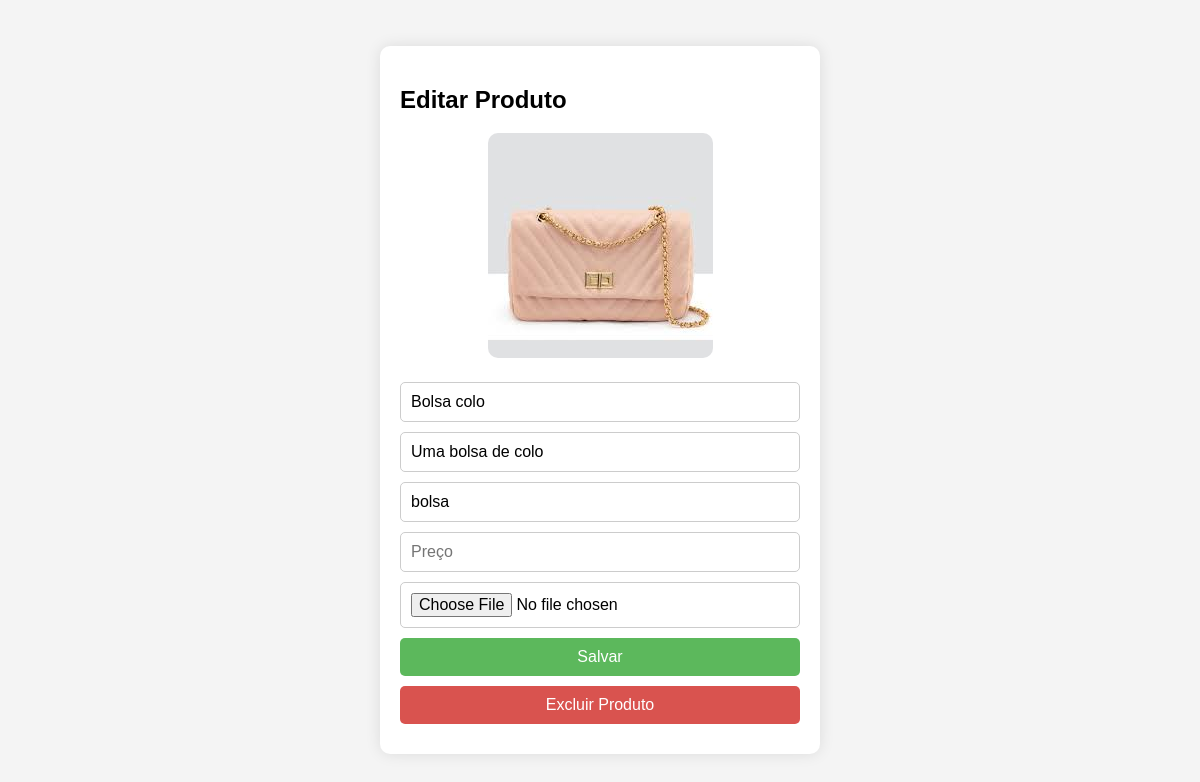
The app's page /editar-produto/2/ (signed in), older data.
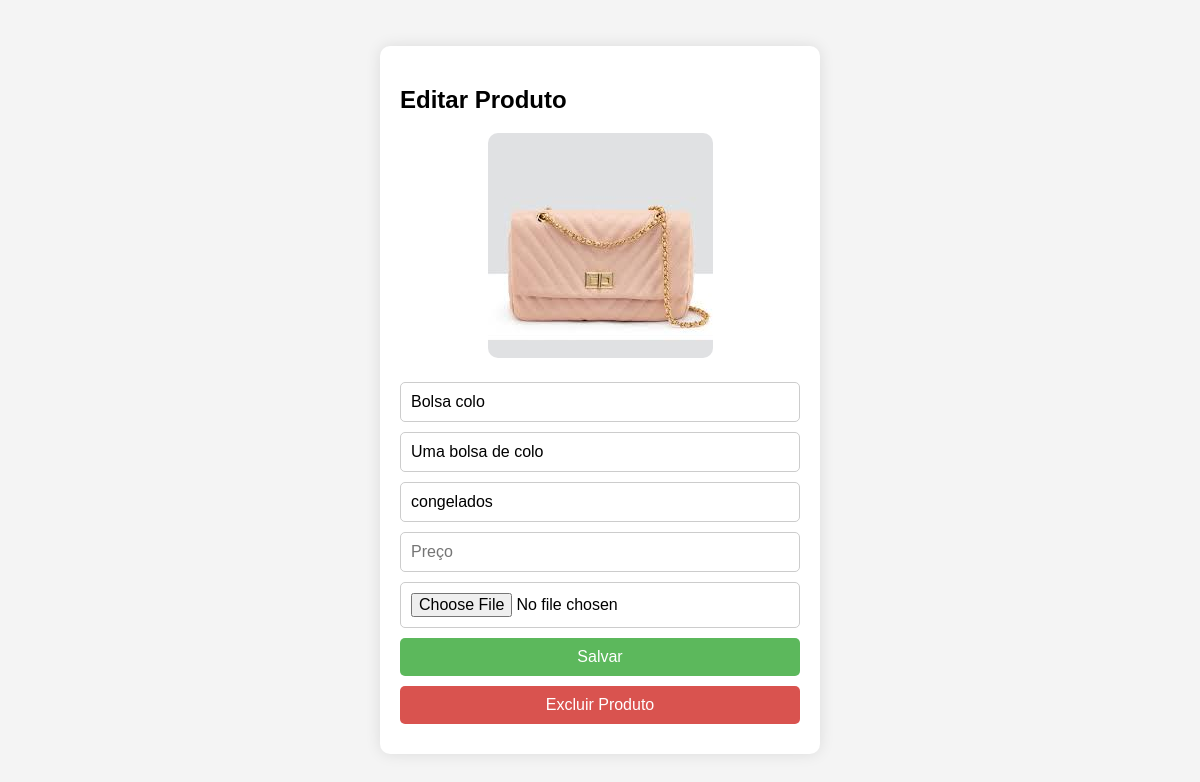
The same page, newer data.
### api/models.py (models this page shows)
class Produto(models.Model):
    user = models.ForeignKey(User, verbose_name=_("Usuário"), on_delete=models.CASCADE)
    nome = models.CharField(max_length=100, null=False)
    tipo = models.CharField(max_length=50, null=False)
    descricao = models.TextField(null=False)
    valor = models.DecimalField(null=False, max_digits=7, decimal_places=2)
    imagem = models.ImageField(null=False,upload_to ='produtos/')

### site_administrativo/views.py (the view, shortened to what this page needs)
# urls.py: path('editar-produto/<int:id>/', editarProduto, name='editarProduto'),
@login_required
def editarProduto(request, id):
    produto = get_object_or_404(Produto, id=id)
    context = {
        'produto': produto
    }
    return render(request, 'editarProduto.html', context)

### site_administrativo/templates/editarProduto.html (shortened to what this page needs)
<!DOCTYPE html>
<html lang="en">
<head>
</head>
<body>
    <div class="cadastro">
        <h2>Editar Produto</h2>
        <div class="produto-imagem">
            {% if produto.imagem %}
                <img src="{{ produto.imagem.url }}" alt="{{ produto.nome }}">
            {% else %}
                <p>Este produto não possui imagem.</p>
            {% endif %}
        </div>
        <form action="" method="POST" enctype="multipart/form-data">
            <input type="text" name="nome" id="nome" placeholder="Nome" value="{{ produto.nome }}" required>
            <input type="text" name="descricao" id="descricao" placeholder="Descrição" value="{{ produto.descricao }}" required>
            <input type="text" name="tipo" id="tipo" placeholder="Tipo" value="{{ produto.tipo }}" required>
            <input type="number" name="preco" id="preco" placeholder="Preço" value="{{ produto.valor }}" required>
            <input type="file" name="image" id="image">
            <button type="submit">Salvar</button>
        </form>
        <form action="{% url 'excluir_produto' produto.id %}" method="POST">
            <button type="submit" class="delete-button">Excluir Produto</button>
        </form>
    </div>
</body>
</html>

Row changes from the older to the newer data that the page shows:
changed Produto "Bolsa colo": tipo "bolsa" → "congelados"
